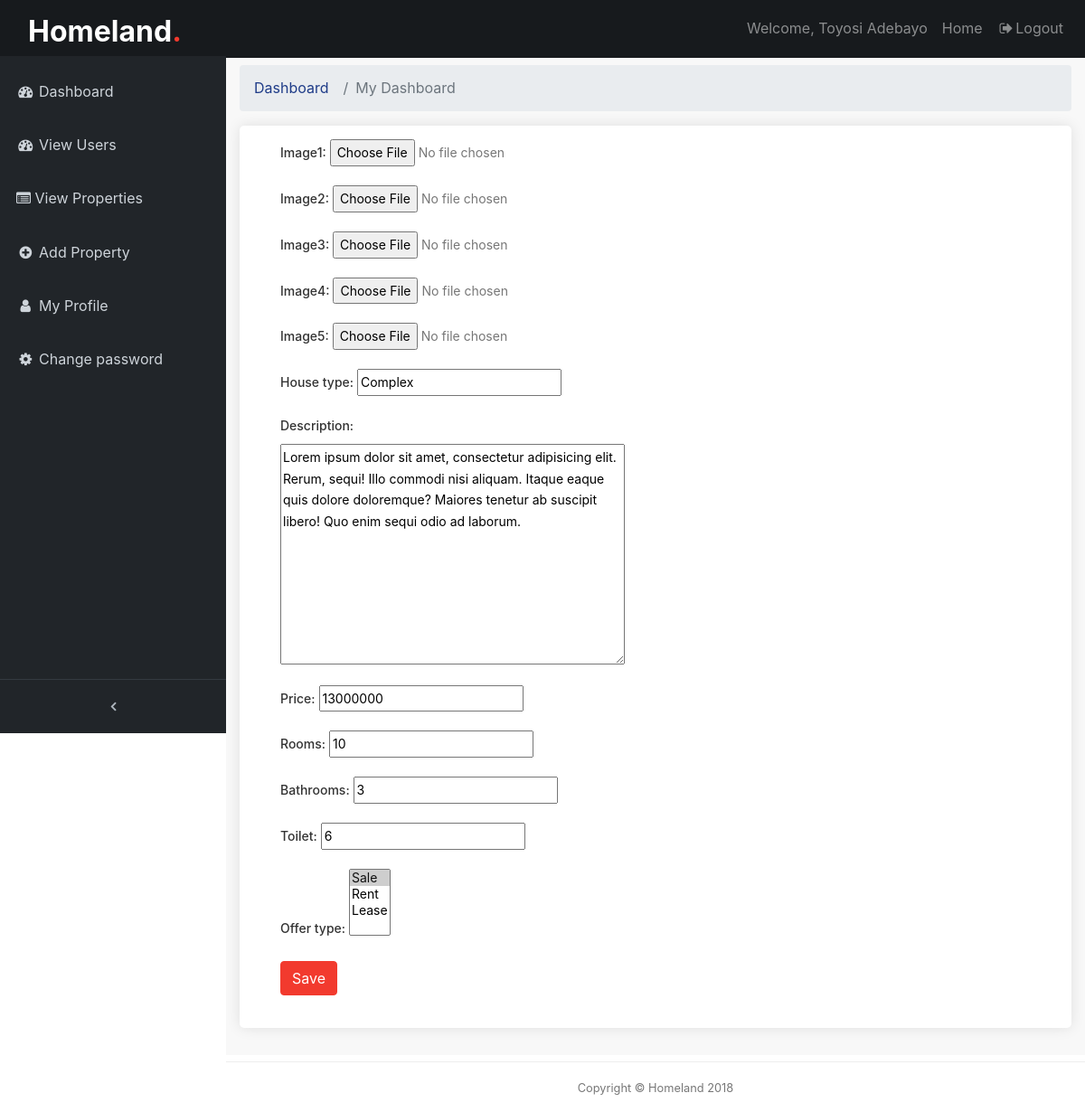
The app's page /backend/editpost-page/18 (signed in), older data.
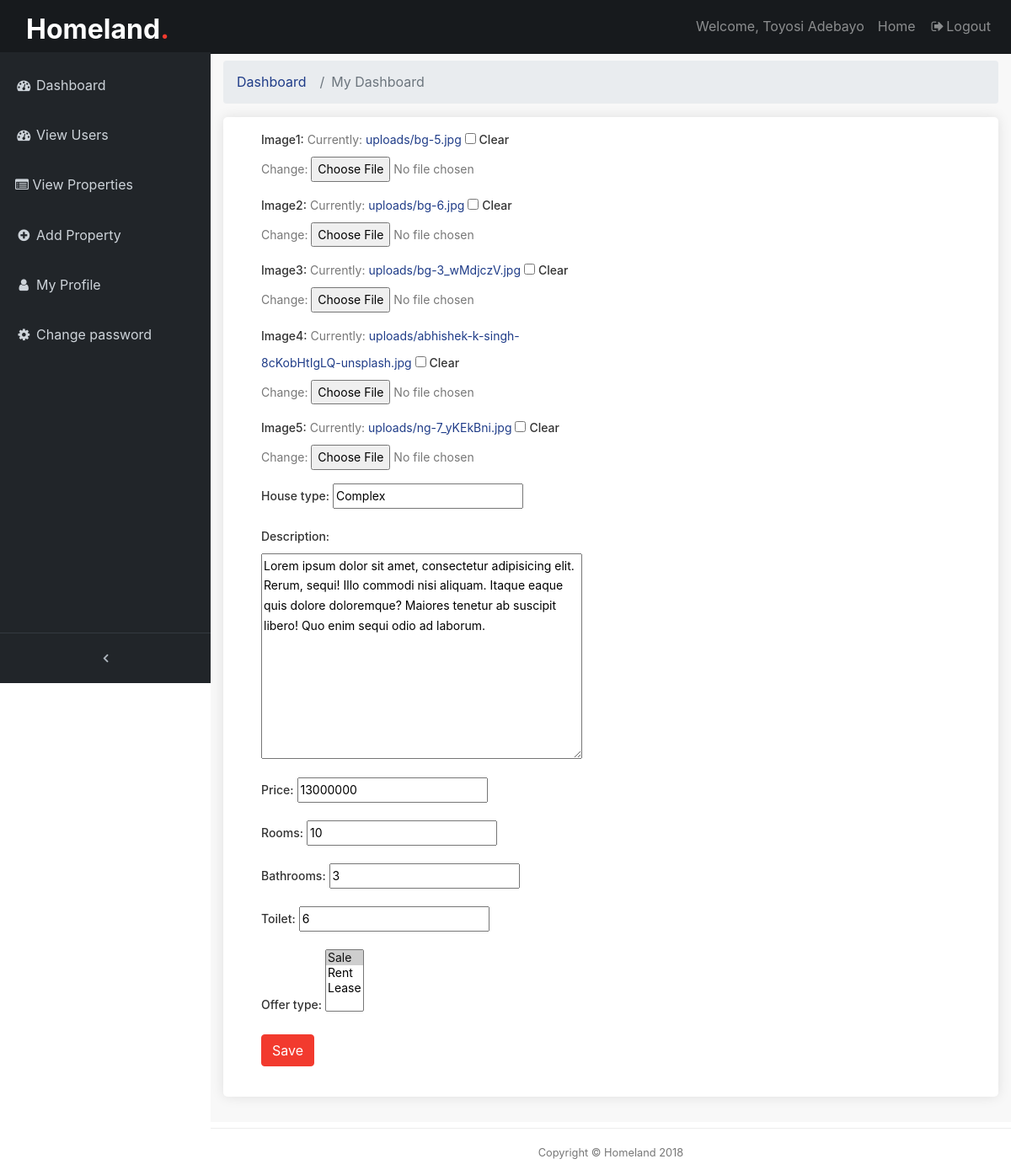
The same page, newer data.
### backend/views.py (the view)
# urls.py: path('editpost-page/<int:blog_id>', views.postEdit, name='postEdit'),
@login_required(login_url='/backend/login')
def postEdit(request, blog_id):
    single_blog = get_object_or_404(PostPage, id=blog_id)
    if request.method == 'POST':
        edit_form = EditListing(request.POST, request.FILES, instance=single_blog)
        if edit_form.is_valid():
            blogf = edit_form.save(commit=False)
            blogf.user = request.user
            blogf.save()
            edit_form.save_m2m()
    else:
        edit_form = EditListing(instance=single_blog)
    return render(request, 'backend/edit_post.html', {'edit_key':edit_form})

### backend/forms.py
class EditListing(forms.ModelForm):
    class Meta():
        model = PostPage
        exclude = ['date', 'user']
        widget = {
            'pst_image1': forms.FileInput(attrs={'class': 'form-control'}),
            'pst_image2': forms.FileInput(attrs={'class': 'form-control'}),
            'pst_image3': forms.FileInput(attrs={'class': 'form-control'}),
            'pst_image4': forms.FileInput(attrs={'class': 'form-control'}),
            'pst_image5': forms.FileInput(attrs={'class': 'form-control'}),
            'pst_title': forms.TextInput(attrs={'class': 'form-control'}),
            'price': forms.NumberInput(attrs={'class': 'form-control'}),
            'pst_desription': forms.Textarea(attrs={'class': 'form-control'}),
            'toilet': forms.NumberInput(attrs={'class': 'form-control'}),
            'bath': forms.NumberInput(attrs={'class': 'form-control'}),
            'room': forms.NumberInput(attrs={'class': 'form-control'}),
            'cat_id' : forms.Select(attrs={'class': 'form-control'}),
        }

### frontend/custom_processor.py (called while the page is built)
def cat_menu(request):
    category = Category.objects.all()
    return {'category': category}

### frontend/models.py (called while the page is built)
    def __str__(self):
        return self.cat_name

### templates/backend/edit_post.html (shortened to what this page needs)
{% extends 'backend/base.html' %}
{% load static %}
{% block content %}
  <div class="content-wrapper">
    <div class="container-fluid">
      <ol class="breadcrumb">
        <li class="breadcrumb-item">
          <a href="#">Dashboard</a>
        </li>
        <li class="breadcrumb-item active">My Dashboard</li>
      </ol>
		<div class="box_general padding_bottom">
			<div  class="form-group col-lg-6">
                <form method="post" enctype="multipart/form-data">
                    {{ edit_key.as_p }}
                    <button type="submit" class="btn btn-danger">Save</button>
                </form>
            </div>
		</div>
	  </div>
   	</div>
{% endblock %}

Row changes from the older to the newer data that the page shows:
changed PostPage "Complex": pst_image1 empty → "uploads/bg-5.jpg" (drawn)
Text that changed along with them:
form field as_p: (not shown) → "☐"
text no longer shown: "Image1: Image2: Image3: Image4: Image5: House type: Description: Price: Rooms: Bathrooms: Toilet: Offer type:"
text now shown: "Image1: Currently: uploads/bg-5.jpg Clear Change: Image2: Currently: uploads/bg-6.jpg Clear Change: Image3: Currently: uploads/bg-3_wMdjczV.jpg Clear Change: Image4: Currently: uploads/abhishek-k-singh-8cKobHtIgLQ-unsplash.jpg Clear Change: Image5: Currently: uploads/ng-7_yKEkBni.jpg Clear Change: House type: Description: Price: Rooms: Bathrooms: Toilet: Offer type:"
